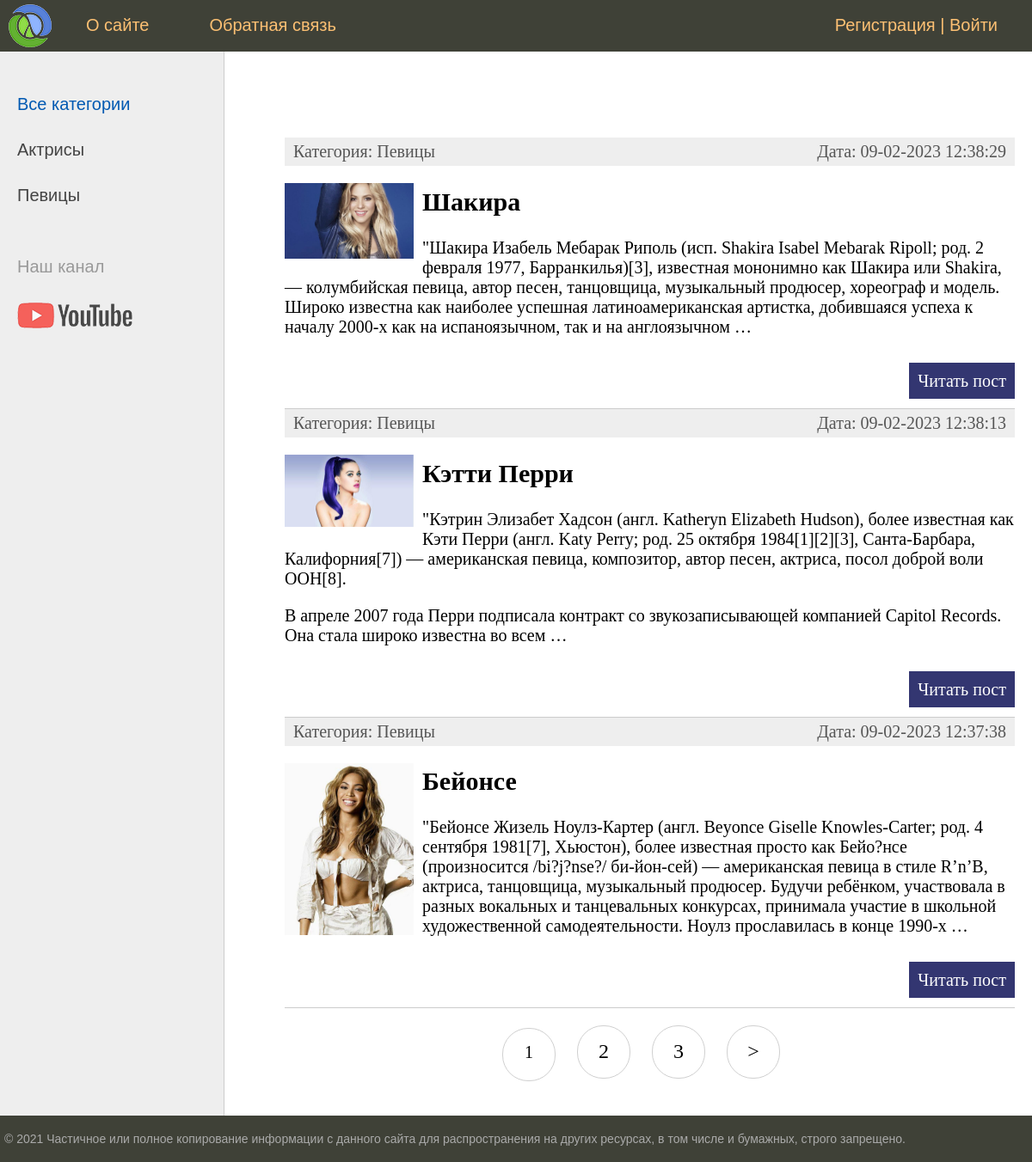
The app's page /, older data.
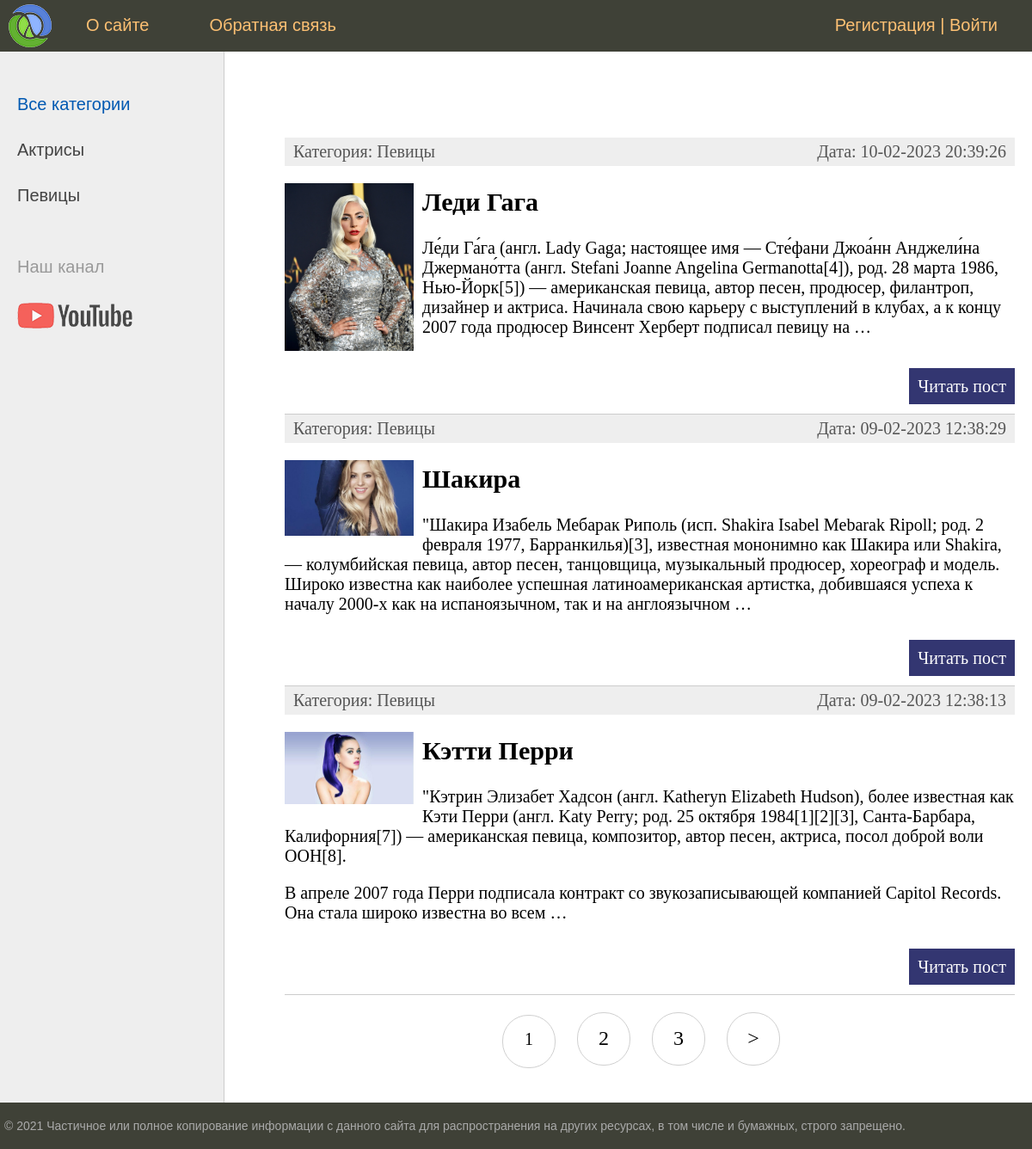
The same page, newer data.
### women/models.py (models this page shows, shortened)
class Category(models.Model):
    name = models.CharField(max_length=100, db_index=True, verbose_name='Название категории')
    slug = models.SlugField(max_length=255, unique=True, db_index=True, verbose_name='URL')
    def __str__(self):
        return self.name
    def get_absolute_url(self):
        return reverse('category', kwargs={'cat_slug': self.slug})
    class Meta:
        verbose_name = 'Категория'
        verbose_name_plural = 'Категории'
        ordering = ['id']

class Women(models.Model):
    title = models.CharField(max_length=255, verbose_name='Заголовок')
    slug = models.SlugField(max_length=255, unique=True, db_index=True, verbose_name='URL')
    content = models.TextField(blank=True, verbose_name='Текст статьи')
    cat = models.ForeignKey('Category', on_delete=models.PROTECT, verbose_name='Категория')
    photo = models.ImageField(upload_to="photos/%Y/%m/%d", verbose_name='Фото', blank=True)
    time_create = models.DateTimeField(auto_now_add=True, verbose_name='Время создания')
    time_update = models.DateTimeField(auto_now=True, verbose_name='Время изменения')
    is_published = models.BooleanField(default=True, verbose_name='Публикация')
    def get_absolute_url(self):
        return reverse('post', kwargs={'post_slug': self.slug})
    class Meta:
        verbose_name = 'Известная женщина'
        verbose_name_plural = 'Известные женщины'
        ordering = ['-time_create', 'title']

### women/views.py (the view)
# urls.py: path('', WomenHome.as_view(), name='home'),
class WomenHome(DataMixin, ListView):
    model = Women
    template_name = 'women/index.html'
    context_object_name = 'posts'
    def get_context_data(self, *, object_list=None, **kwargs):
        context = super().get_context_data(**kwargs)
        c_def = self.get_user_context(title="Главная страница")
        context = dict(list(context.items()) + list(c_def.items()))
        return context
    def get_queryset(self):
        return Women.objects.filter(is_published=True).select_related('cat')

### women/utils.py (called while the page is built)
    def get_user_context(self, **kwargs):
        context = kwargs
        cats = Category.objects.all()
        context['cats'] = cats
        user_menu = menu.copy()
        if not self.request.user.is_authenticated:
            user_menu.pop(1)
        context['menu'] = user_menu
        if 'cat_selected' not in context:
            context['cat_selected'] = 0
        return context

### women/templates/women/index.html (shortened to what this page needs)
{% extends 'women/base.html' %}
{% block content %}
<ul class="list-articles">
	{% for p in posts %}
			<li><div class="article-panel">
				<p class="first">Категория: {{p.cat}}</p>
				<p class="last">Дата: {{p.time_update|date:"d-m-Y H:i:s"}}</p>
				</div>
			{% if p.photo %}
				<p><img src="{{p.photo.url}}" class="img-article-left thumb"></p>
			{% endif %}
			<h2>{{p.title}}</h2>
	{% autoescape on %}
	{{p.content|linebreaks|truncatewords:50}}
	{% endautoescape %}
			<p class="link-read-post"><a href="{{ p.get_absolute_url }}">Читать пост</a></p>
			</li>
	{% endfor %}
</ul>
{% endblock %}

### women/templates/women/base.html (shortened to what this page needs)
{% load static %}
{% load women_tags %}
<!DOCTYPE html>
<html>
<head>
    <link type="text/css" href="{% static 'women/css/styles.css' %}" rel="stylesheet"/>
</head>
<body>
<table class="table-page" border=0 cellpadding="0" cellspacing="0">
    <tr>
        <td valign=top>
            <div class="header">
                <ul id="mainmenu" class="mainmenu">
                    <li class="logo"><a href="{% url 'home' %}">
                        <div class="logo"></div>
                    </a></li>
                    {% for m in menu %}
                    <li><a href="{% url m.url_name %}">{{m.title}}</a></li>
                    {% endfor %}
                    {% if request.user.is_authenticated %}
                    <li class="last">{{ user.username }} | <a href="{% url 'logout' %}">Выйти</a></li>
                    {% else %}
                    <li class="last"><a href="{% url 'register' %}">Регистрация</a> | <a href="{% url 'login' %}">Войти</a></li>
                    {% endif %}
                </ul>
            </div>
            <table class="table-content" border=0 cellpadding="0" cellspacing="0">
                <tr>
                    {% load cache %}
                    <td valign="top" class="left-chapters">
                        <ul id="leftchapters">
                            {% cache 60 sidebar %}
                            {% if cat_selected == 0 %}
                            <li class="selected">Все категории</li>
                            {% else %}
                            <li><a href="{% url 'home' %}">Все категории</a></li>
                            {% endif %}
                            {% for c in cats %}
                            {% if c.pk == cat_selected %}
                            <li class="selected">{{c.name}}</li>
                            {% else %}
                            <li><a href="{{c.get_absolute_url}}">{{c.name}}</a></li>
                            {% endif %}
                            {% endfor %}
                            {% endcache %}
                            <li class="share">
                                <p>Наш канал</p>
                                <a class="share-yt"
                                   href="https://www.youtube.com/channel/UClJzWfGWuGJL2t-3dYKcHTA/playlists"
                                   target="_blank" rel="nofollow"></a>
                            </li>
                        </ul>
                    </td>
                    <td valign="top" class="content">
                        <div class="content-text">
                            {% block content %}
                            {% endblock %}
                            {% if page_obj.has_other_pages %}
                            <nav class="list-pages">
                                <ul>
                                {% for p in paginator.page_range %}
                                {% if p == page_obj.number %}
                                    <li class="page-num page-selected">{{ p }}</li>
                                {% elif p >= page_obj.number|add:-2 and p <= page_obj.number|add:2 %}
                                <li class="page-num">
                                <a href="?page={{ p }}">{{ p }}</a>
                            </li>
                                {% endif %}
                                {% endfor %}
                                {% if page_obj.has_next %}
                                    <li class="page-num">
                                        <a href="?page={{page_obj.next_page_number}}">&gt;</a>
                                    </li>
                                {% endif %}
                            </ul>
                            </nav>
                            {% endif %}
                        </div>
                    </td>
                </tr>
            </table>
        </td>
    </tr>
    <tr>
        <td valign=top>
            <div id="footer">
                <p>&copy; 2021 Частичное или полное копирование информации с данного сайта для распространения на других
                    ресурсах, в том числе и бумажных, строго запрещено.</p>
            </div>
        </td>
    </tr>
</table>
</body>
</html>

### women/static/women/css/styles.css (style rules this page uses)
html, body { font-family: 'Arial'; margin: 0; padding: 0; height: 100%; width: 100%; color: #444; }
a { color: #0059b2; text-decoration: none; }
img { max-width: 600px; height: auto; }
img.img-article-left { max-width: 300px; height: auto; float: left; padding: 0 10px 10px 0; }
img.img-article-left.thumb { max-width: 150px; height: auto; }
p.link-read-post { text-align: right; }
p.link-read-post a { padding: 10px; min-width: 100px; background: #333671; color: #fff; text-decoration: none; }
div.article-panel { background: #eee; padding: 5px 10px 5px 10px; box-sizing: border-box; overflow: hidden; color: #555; }
div.article-panel p.first { margin: 0; float: left; }
div.article-panel p.last { margin: 0; float: right; }
ul.list-articles { list-style: none; margin: 0; padding: 0; }
ul.list-articles li { border-bottom: 1px solid #ccc; }
.table-page { width: 100%; height: 100%; vertical-align: top; }
.table-page tr { height: 100%; }
.header { background: #3F4137; height: 60px; }
.logo { background: url('../images/logo.png') no-repeat 10px 5px; width: 70px; height: 60px; }
ul.mainmenu { list-style: none; margin: 0; padding: 0; height: 60px; color: #fdc073; font-size: 20px; overflow: hidden; }
ul.mainmenu li { float: left; margin: 18px 40px 0 30px; }
ul.mainmenu li.logo { margin: 0; }
ul.mainmenu li.last { float: right; }
ul.mainmenu li a { color: #fdc073; text-decoration: none; }
.table-content { width: 100%; min-height: 100%; height: 100%; }
.left-chapters { margin: 0; background: #eee; border-right: 1px solid #ccc; min-height: 100%; }
.left-chapters ul { width: 230px; min-height: 100%; margin: 0; padding: 20px 10px 10px 20px; list-style: none; font-size: 20px; }
.left-chapters ul li { margin: 30px 0 0 0; color: #999; }
.left-chapters ul li.selected { color: #0059b2; }
.left-chapters ul li a { color: #444; text-decoration: none; }
.left-chapters ul li.share { margin: 60px 0 0 0; }
.left-chapters ul li.share p { margin: 30px 0 30px 0; }
.left-chapters ul li.share a { display: inline-block; width: 40px; height: 40px; margin: 0 20px 0 0; }
.left-chapters ul li.share a.share-yt { width: 100%; height: 30px; background: url('../images/share_yt.png') no-repeat 0 0 }
.content { padding: 40px 20px 20px 40px; width: 100%; box-sizing: border-box; }
.content-text { margin: 60px 0 0 30px; color: #000; font-size: 20px; font-family: Yandex Sans Display Light; }
#footer { box-sizing: border-box; background: #3F4137; padding: 5px; color: #aaa; font-size: 14px; font-family: Verdana, Geneva, Arial, Helvetica; text-align: left; overflow: hidden; }
.list-pages { text-align: center; margin: 0 0 20px 0; }
.list-pages ul { margin: 20px 0 0 0; padding: 0; list-style: none; }
.list-pages ul li { display: inline-block; margin: 0 20px 0 0; }
.list-pages a { color: #000; font-size: 24px; text-decoration: none; }
.list-pages .page-num, .page-num-selected { display: inline-block; width: 60px; height: 44px; padding: 16px 0 0 0; border: 1px solid #d0d0d0; border-radius: 30px; }

Row changes from the older to the newer data that the page shows:
no longer on this page (row unchanged): Women: cat "Певицы", time_update "09-02-2023 12:37:38", photo (picture), title "Бейонсе", content "\"Бейонсе Жизель Ноулз-Картер (англ. Beyonce Giselle Knowles-Carter; род. 4 сентября 1981[7], Хьюстон), более известная просто как Бейо?нсе (произносится /bi?j?nse?/ би-йон-сей) — американская певица в стиле R’n’B, актриса, танцовщица, музыкальный продюсер. Будучи ребёнком, участвовала в разных вокальных и танцевальных конкурсах, принимала участие в школьной художественной самодеятельности. Ноулз прославилась в конце 1990-х …"
added Women: cat "Певицы", time_update "10-02-2023 20:39:26", photo (picture), title "Леди Гага", content "Ле́ди Га́га (англ. Lady Gaga; настоящее имя — Сте́фани Джоа́нн Анджели́на Джермано́тта (англ. Stefani Joanne Angelina Germanotta[4]), род. 28 марта 1986, Нью-Йорк[5]) — американская певица, автор песен, продюсер, филантроп, дизайнер и актриса. Начинала свою карьеру с выступлений в клубах, а к концу 2007 года продюсер Винсент Херберт подписал певицу на …"
